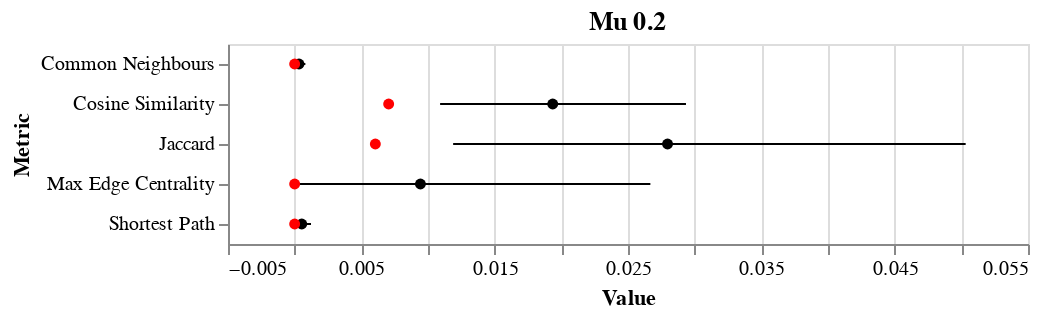
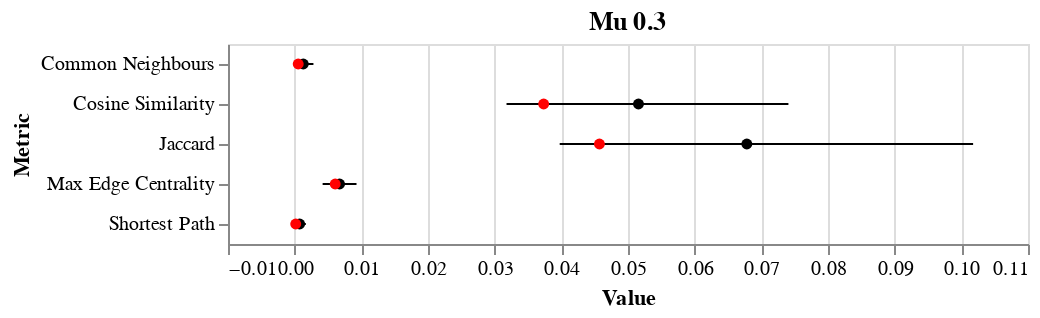
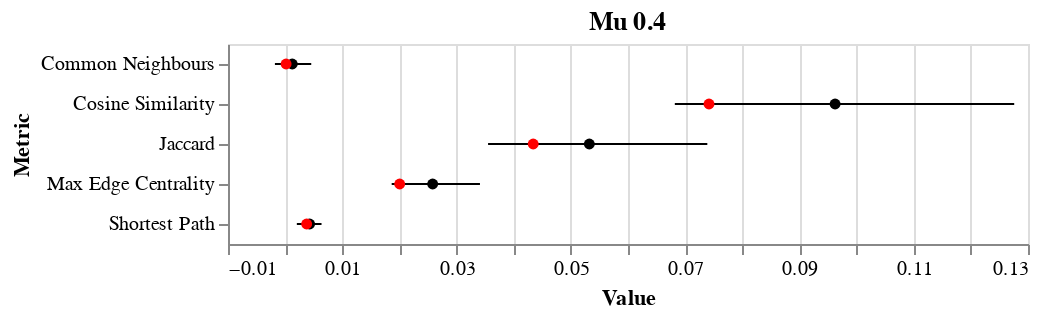

The notebook cell saved with these charts, in order:
### Code cell
for mu in [2, 3, 4]:
    accuracy = []
    balanced_accuracy = []
    mu_feature_importances = {'Metric': [], 'Value': []}
    for graph in [1, 2, 3, 4, 5]:
        with open('Community_Data/Louvain/Results/mu_0_{0}/graph_0{1}_pair/results'.format(mu, graph), 'rb') as f:
            results = pickle.load(f)
        perm_importances = results['Feature Importances']
        accuracy.append(np.mean(results['Accuracy Scores']))
        balanced_accuracy.append(np.mean(results['Balanced Accuracy Scores']))
        for feat, val in perm_importances.items():
            mu_feature_importances['Metric'].append(feat)
            mu_feature_importances['Value'].append(val)
    for graph in [1, 2, 3, 4, 5, 6, 7, 8, 9, 10, 11, 12, 13, 14, 15]:
        with open('Community_Data/Louvain/Results_Additional/mu_0_{0}/graph_0{1}_pair/results'.format(mu, graph), 'rb') as f:
            results = pickle.load(f)
        perm_importances = results['Feature Importances']
        accuracy.append(np.mean(results['Accuracy Scores']))
        balanced_accuracy.append(np.mean(results['Balanced Accuracy Scores']))
        for feat, val in perm_importances.items():
            mu_feature_importances['Metric'].append(feat)
            mu_feature_importances['Value'].append(val)
    mu_feature_importances = pd.DataFrame(data=mu_feature_importances)
    error_bars = alt.Chart(mu_feature_importances).mark_errorbar(extent='ci').encode(
      x=alt.X('Value:Q', scale=alt.Scale(zero=False)),
      y=alt.Y('Metric:N')
    )


    mean_points = alt.Chart(mu_feature_importances).mark_point(filled=True, color='black').encode(
      x=alt.X('Value:Q', aggregate='mean'),
      y=alt.Y('Metric:N'),
    )
    
    median_points = alt.Chart(mu_feature_importances).mark_point(filled=True, color='red').encode(
      x=alt.X('Value:Q', aggregate='median'),
      y=alt.Y('Metric:N'),
    )

    final_plot = (error_bars + mean_points + median_points).properties(
        title='Mu 0.{0}'.format(mu)
    )

    final_plot.display()
    
    print('Random forest accuracy for each graph:', list(np.around(accuracy, decimals=2)))
    print('')
    print('Random forest balanced accuracy for each graph:', list(np.around(accuracy, decimals=2)))

### Figure 1 — Vega-Lite specification as saved in the notebook (floating-point values rounded to 4 significant figures)
{"config": {"view": {"continuousWidth": 400, "continuousHeight": 300}}, "layer": [{"mark": {"type": "errorbar", "extent": "ci"}, "encoding": {"x": {"type": "quantitative", "field": "Value", "scale": {"zero": false}}, "y": {"type": "nominal", "field": "Metric"}}}, {"mark": {"type": "point", "color": "black", "filled": true}, "encoding": {"x": {"type": "quantitative", "aggregate": "mean", "field": "Value"}, "y": {"type": "nominal", "field": "Metric"}}}, {"mark": {"type": "point", "color": "red", "filled": true}, "encoding": {"x": {"type": "quantitative", "aggregate": "median", "field": "Value"}, "y": {"type": "nominal", "field": "Metric"}}}], "data": {"name": "data-c8bab6580b74d6b308c5dbde20f89aa4"}, "title": "Mu 0.2", "$schema": "https://vega.github.io/schema/vega-lite/v4.0.2.json", "datasets": {"data-c8bab6580b74d6b308c5dbde20f89aa4": [{"Metric": "Common Neighbours", "Value": -0.00343}, {"Metric": "Jaccard", "Value": 0.00048}, {"Metric": "Cosine Similarity", "Value": -0.00024}, {"Metric": "Shortest Path", "Value": 0.0}, {"Metric": "Max Edge Centrality", "Value": 0.0}, {"Metric": "Common Neighbours", "Value": 0.00102}, {"Metric": "Jaccard", "Value": 0.063}, {"Metric": "Cosine Similarity", "Value": 0.01686}, {"Metric": "Shortest Path", "Value": 0.00392}, {"Metric": "Max Edge Centrality", "Value": 0.00637}, {"Metric": "Common Neighbours", "Value": -0.00015}, {"Metric": "Jaccard", "Value": 0.00021}, {"Metric": "Cosine Similarity", "Value": 0.00523}, {"Metric": "Shortest Path", "Value": 0.00511}, {"Metric": "Max Edge Centrality", "Value": 0.0175}, {"Metric": "Common Neighbours", "Value": 0.0}, {"Metric": "Jaccard", "Value": 0.01613}, {"Metric": "Cosine Similarity", "Value": 0.03598}, {"Metric": "Shortest Path", "Value": 0.0}, {"Metric": "Max Edge Centrality", "Value": 0.0}, {"Metric": "Common Neighbours", "Value": 0.0}, {"Metric": "Jaccard", "Value": 0.188}, {"Metric": "Cosine Similarity", "Value": 0.06339}, {"Metric": "Shortest Path", "Value": 0.0}, {"Metric": "Max Edge Centrality", "Value": 0.00039}, {"Metric": "Common Neighbours", "Value": 0.00264}, {"Metric": "Jaccard", "Value": 0.0488}, {"Metric": "Cosine Similarity", "Value": 0.05423}, {"Metric": "Shortest Path", "Value": 4e-05}, {"Metric": "Max Edge Centrality", "Value": -0.0001}, {"Metric": "Common Neighbours", "Value": 0.0}, {"Metric": "Jaccard", "Value": 0.06852}, {"Metric": "Cosine Similarity", "Value": 0.06317}, {"Metric": "Shortest Path", "Value": 0.0}, {"Metric": "Max Edge Centrality", "Value": 0.0}, {"Metric": "Common Neighbours", "Value": 4e-05}, {"Metric": "Jaccard", "Value": 0.00128}, {"Metric": "Cosine Similarity", "Value": 0.00148}, {"Metric": "Shortest Path", "Value": 0.0}, {"Metric": "Max Edge Centrality", "Value": 0.0}, {"Metric": "Common Neighbours", "Value": 0.00144}, {"Metric": "Jaccard", "Value": 0.00323}, {"Metric": "Cosine Similarity", "Value": 0.00343}, {"Metric": "Shortest Path", "Value": 0.0}, {"Metric": "Max Edge Centrality", "Value": 0.00051}, {"Metric": "Common Neighbours", "Value": 0.00236}, {"Metric": "Jaccard", "Value": 0.03128}, {"Metric": "Cosine Similarity", "Value": 0.02173}, {"Metric": "Shortest Path", "Value": 0.00143}, {"Metric": "Max Edge Centrality", "Value": 0.1624}, {"Metric": "Common Neighbours", "Value": 0.0}, {"Metric": "Jaccard", "Value": 0.04524}, {"Metric": "Cosine Similarity", "Value": 0.03891}, {"Metric": "Shortest Path", "Value": 0.0}, {"Metric": "Max Edge Centrality", "Value": 0.0}, {"Metric": "Common Neighbours", "Value": 0.0}, {"Metric": "Jaccard", "Value": 0.006}, {"Metric": "Cosine Similarity", "Value": 0.00669}, {"Metric": "Shortest Path", "Value": 0.0}, {"Metric": "Max Edge Centrality", "Value": 0.0}, {"Metric": "Common Neighbours", "Value": 0.0}, {"Metric": "Jaccard", "Value": 0.0061}, {"Metric": "Cosine Similarity", "Value": 0.00054}, {"Metric": "Shortest Path", "Value": 0.0}, {"Metric": "Max Edge Centrality", "Value": 0.0}, {"Metric": "Common Neighbours", "Value": 0.0}, {"Metric": "Jaccard", "Value": 0.04616}, {"Metric": "Cosine Similarity", "Value": 0.04106}, {"Metric": "Shortest Path", "Value": 0.0}, {"Metric": "Max Edge Centrality", "Value": 0.0}, {"Metric": "Common Neighbours", "Value": 0.00183}, {"Metric": "Jaccard", "Value": 0.00111}, {"Metric": "Cosine Similarity", "Value": 0.0}, {"Metric": "Shortest Path", "Value": 0.0}, {"Metric": "Max Edge Centrality", "Value": 0.0}, {"Metric": "Common Neighbours", "Value": 0.0}, {"Metric": "Jaccard", "Value": 0.01553}, {"Metric": "Cosine Similarity", "Value": 0.01623}, {"Metric": "Shortest Path", "Value": 5e-05}, {"Metric": "Max Edge Centrality", "Value": 0.00028}, {"Metric": "Common Neighbours", "Value": 0.0}, {"Metric": "Jaccard", "Value": 0.002}, {"Metric": "Cosine Similarity", "Value": 0.002}, {"Metric": "Shortest Path", "Value": 0.0}, {"Metric": "Max Edge Centrality", "Value": 0.0002}, {"Metric": "Common Neighbours", "Value": 0.00072}, {"Metric": "Jaccard", "Value": 0.00505}, {"Metric": "Cosine Similarity", "Value": 0.00741}, {"Metric": "Shortest Path", "Value": 6e-05}, {"Metric": "Max Edge Centrality", "Value": 0.00107}, {"Metric": "Common Neighbours", "Value": 0.0}, {"Metric": "Jaccard", "Value": 0.00555}, {"Metric": "Cosine Similarity", "Value": 0.00425}, {"Metric": "Shortest Path", "Value": 0.0}, {"Metric": "Max Edge Centrality", "Value": 0.0}, {"Metric": "Common Neighbours", "Value": 0.0}, {"Metric": "Jaccard", "Value": 0.00569}, {"Metric": "Cosine Similarity", "Value": 0.00471}, {"Metric": "Shortest Path", "Value": 0.0}, {"Metric": "Max Edge Centrality", "Value": 0.0}]}}

### Figure 2 — Vega-Lite specification as saved in the notebook (floating-point values rounded to 4 significant figures)
{"config": {"view": {"continuousWidth": 400, "continuousHeight": 300}}, "layer": [{"mark": {"type": "errorbar", "extent": "ci"}, "encoding": {"x": {"type": "quantitative", "field": "Value", "scale": {"zero": false}}, "y": {"type": "nominal", "field": "Metric"}}}, {"mark": {"type": "point", "color": "black", "filled": true}, "encoding": {"x": {"type": "quantitative", "aggregate": "mean", "field": "Value"}, "y": {"type": "nominal", "field": "Metric"}}}, {"mark": {"type": "point", "color": "red", "filled": true}, "encoding": {"x": {"type": "quantitative", "aggregate": "median", "field": "Value"}, "y": {"type": "nominal", "field": "Metric"}}}], "data": {"name": "data-6183ce40d6d22400769b5c6acd8a4b80"}, "title": "Mu 0.3", "$schema": "https://vega.github.io/schema/vega-lite/v4.0.2.json", "datasets": {"data-6183ce40d6d22400769b5c6acd8a4b80": [{"Metric": "Common Neighbours", "Value": -0.00265}, {"Metric": "Jaccard", "Value": 0.155}, {"Metric": "Cosine Similarity", "Value": 0.00157}, {"Metric": "Shortest Path", "Value": 0.00011}, {"Metric": "Max Edge Centrality", "Value": 0.01246}, {"Metric": "Common Neighbours", "Value": -0.0002}, {"Metric": "Jaccard", "Value": 0.1592}, {"Metric": "Cosine Similarity", "Value": 0.1109}, {"Metric": "Shortest Path", "Value": -0.00373}, {"Metric": "Max Edge Centrality", "Value": -0.00074}, {"Metric": "Common Neighbours", "Value": 0.00292}, {"Metric": "Jaccard", "Value": 0.01127}, {"Metric": "Cosine Similarity", "Value": 0.2267}, {"Metric": "Shortest Path", "Value": 7e-05}, {"Metric": "Max Edge Centrality", "Value": 0.01827}, {"Metric": "Common Neighbours", "Value": 0.01096}, {"Metric": "Jaccard", "Value": 0.1046}, {"Metric": "Cosine Similarity", "Value": 0.0374}, {"Metric": "Shortest Path", "Value": 0.00021}, {"Metric": "Max Edge Centrality", "Value": 0.00552}, {"Metric": "Common Neighbours", "Value": 0.00126}, {"Metric": "Jaccard", "Value": 0.1013}, {"Metric": "Cosine Similarity", "Value": 0.1309}, {"Metric": "Shortest Path", "Value": 0.00058}, {"Metric": "Max Edge Centrality", "Value": -0.00027}, {"Metric": "Common Neighbours", "Value": 0.00456}, {"Metric": "Jaccard", "Value": 0.05801}, {"Metric": "Cosine Similarity", "Value": 0.05714}, {"Metric": "Shortest Path", "Value": 0.00646}, {"Metric": "Max Edge Centrality", "Value": 0.01811}, {"Metric": "Common Neighbours", "Value": -0.00054}, {"Metric": "Jaccard", "Value": 0.03854}, {"Metric": "Cosine Similarity", "Value": 0.06834}, {"Metric": "Shortest Path", "Value": 0.00318}, {"Metric": "Max Edge Centrality", "Value": 0.00678}, {"Metric": "Common Neighbours", "Value": -0.00093}, {"Metric": "Jaccard", "Value": -6e-05}, {"Metric": "Cosine Similarity", "Value": 0.04255}, {"Metric": "Shortest Path", "Value": -0.00044}, {"Metric": "Max Edge Centrality", "Value": 0.0119}, {"Metric": "Common Neighbours", "Value": 0.0}, {"Metric": "Jaccard", "Value": 0.01355}, {"Metric": "Cosine Similarity", "Value": 0.07381}, {"Metric": "Shortest Path", "Value": 0.00054}, {"Metric": "Max Edge Centrality", "Value": 0.01009}, {"Metric": "Common Neighbours", "Value": 0.004}, {"Metric": "Jaccard", "Value": 0.07424}, {"Metric": "Cosine Similarity", "Value": 0.05026}, {"Metric": "Shortest Path", "Value": 0.0005}, {"Metric": "Max Edge Centrality", "Value": 0.00231}, {"Metric": "Common Neighbours", "Value": 0.00162}, {"Metric": "Jaccard", "Value": 0.01827}, {"Metric": "Cosine Similarity", "Value": 0.0373}, {"Metric": "Shortest Path", "Value": 0.00018}, {"Metric": "Max Edge Centrality", "Value": 0.00664}, {"Metric": "Common Neighbours", "Value": 0.0}, {"Metric": "Jaccard", "Value": 0.01999}, {"Metric": "Cosine Similarity", "Value": 0.03283}, {"Metric": "Shortest Path", "Value": 0.0}, {"Metric": "Max Edge Centrality", "Value": 0.00169}, {"Metric": "Common Neighbours", "Value": -0.00077}, {"Metric": "Jaccard", "Value": 0.2981}, {"Metric": "Cosine Similarity", "Value": 0.00632}, {"Metric": "Shortest Path", "Value": -0.0003}, {"Metric": "Max Edge Centrality", "Value": 0.00313}, {"Metric": "Common Neighbours", "Value": 0.00416}, {"Metric": "Jaccard", "Value": 0.04984}, {"Metric": "Cosine Similarity", "Value": 0.03401}, {"Metric": "Shortest Path", "Value": 0.0}, {"Metric": "Max Edge Centrality", "Value": 0.01257}, {"Metric": "Common Neighbours", "Value": 0.00046}, {"Metric": "Jaccard", "Value": 0.00167}, {"Metric": "Cosine Similarity", "Value": 0.01485}, {"Metric": "Shortest Path", "Value": 0.00242}, {"Metric": "Max Edge Centrality", "Value": 0.00084}, {"Metric": "Common Neighbours", "Value": 0.0}, {"Metric": "Jaccard", "Value": 0.01153}, {"Metric": "Cosine Similarity", "Value": 0.05337}, {"Metric": "Shortest Path", "Value": 1e-05}, {"Metric": "Max Edge Centrality", "Value": 0.01359}, {"Metric": "Common Neighbours", "Value": -0.00119}, {"Metric": "Jaccard", "Value": 0.00255}, {"Metric": "Cosine Similarity", "Value": 0.00696}, {"Metric": "Shortest Path", "Value": 0.00013}, {"Metric": "Max Edge Centrality", "Value": 0.00426}, {"Metric": "Common Neighbours", "Value": 0.00088}, {"Metric": "Jaccard", "Value": 0.07861}, {"Metric": "Cosine Similarity", "Value": 0.01641}, {"Metric": "Shortest Path", "Value": 0.00329}, {"Metric": "Max Edge Centrality", "Value": 0.00826}, {"Metric": "Common Neighbours", "Value": 0.0006}, {"Metric": "Jaccard", "Value": 0.1186}, {"Metric": "Cosine Similarity", "Value": 0.00737}, {"Metric": "Shortest Path", "Value": 0.0}, {"Metric": "Max Edge Centrality", "Value": 0.0}, {"Metric": "Common Neighbours", "Value": 0.00073}, {"Metric": "Jaccard", "Value": 0.04159}, {"Metric": "Cosine Similarity", "Value": 0.02245}, {"Metric": "Shortest Path", "Value": 0.00174}, {"Metric": "Max Edge Centrality", "Value": -0.0007}]}}

### Figure 3 — Vega-Lite specification as saved in the notebook (floating-point values rounded to 4 significant figures)
{"config": {"view": {"continuousWidth": 400, "continuousHeight": 300}}, "layer": [{"mark": {"type": "errorbar", "extent": "ci"}, "encoding": {"x": {"type": "quantitative", "field": "Value", "scale": {"zero": false}}, "y": {"type": "nominal", "field": "Metric"}}}, {"mark": {"type": "point", "color": "black", "filled": true}, "encoding": {"x": {"type": "quantitative", "aggregate": "mean", "field": "Value"}, "y": {"type": "nominal", "field": "Metric"}}}, {"mark": {"type": "point", "color": "red", "filled": true}, "encoding": {"x": {"type": "quantitative", "aggregate": "median", "field": "Value"}, "y": {"type": "nominal", "field": "Metric"}}}], "data": {"name": "data-cbc0b9b0ad9b050145dd57536cb07009"}, "title": "Mu 0.4", "$schema": "https://vega.github.io/schema/vega-lite/v4.0.2.json", "datasets": {"data-cbc0b9b0ad9b050145dd57536cb07009": [{"Metric": "Common Neighbours", "Value": 0.001985}, {"Metric": "Jaccard", "Value": 0.03189}, {"Metric": "Cosine Similarity", "Value": 0.03691}, {"Metric": "Shortest Path", "Value": -0.006372}, {"Metric": "Max Edge Centrality", "Value": 0.04647}, {"Metric": "Common Neighbours", "Value": 0.02055}, {"Metric": "Jaccard", "Value": 0.1145}, {"Metric": "Cosine Similarity", "Value": 0.209}, {"Metric": "Shortest Path", "Value": 0.01082}, {"Metric": "Max Edge Centrality", "Value": 0.02278}, {"Metric": "Common Neighbours", "Value": 0.004259}, {"Metric": "Jaccard", "Value": 0.0189}, {"Metric": "Cosine Similarity", "Value": 0.2436}, {"Metric": "Shortest Path", "Value": 0.005171}, {"Metric": "Max Edge Centrality", "Value": 0.08098}, {"Metric": "Common Neighbours", "Value": -0.000858}, {"Metric": "Jaccard", "Value": 0.09275}, {"Metric": "Cosine Similarity", "Value": 0.1678}, {"Metric": "Shortest Path", "Value": 0.002775}, {"Metric": "Max Edge Centrality", "Value": 0.02415}, {"Metric": "Common Neighbours", "Value": 0.01287}, {"Metric": "Jaccard", "Value": 0.03744}, {"Metric": "Cosine Similarity", "Value": 0.04663}, {"Metric": "Shortest Path", "Value": 0.003594}, {"Metric": "Max Edge Centrality", "Value": 0.01724}, {"Metric": "Common Neighbours", "Value": -0.00036}, {"Metric": "Jaccard", "Value": 0.04688}, {"Metric": "Cosine Similarity", "Value": 0.01883}, {"Metric": "Shortest Path", "Value": 0.0034}, {"Metric": "Max Edge Centrality", "Value": 0.03954}, {"Metric": "Common Neighbours", "Value": 0.00102}, {"Metric": "Jaccard", "Value": 0.03005}, {"Metric": "Cosine Similarity", "Value": 0.03214}, {"Metric": "Shortest Path", "Value": -0.00235}, {"Metric": "Max Edge Centrality", "Value": 0.01172}, {"Metric": "Common Neighbours", "Value": -0.00131}, {"Metric": "Jaccard", "Value": 0.0817}, {"Metric": "Cosine Similarity", "Value": 0.04789}, {"Metric": "Shortest Path", "Value": 0.00873}, {"Metric": "Max Edge Centrality", "Value": 0.00802}, {"Metric": "Common Neighbours", "Value": -0.00446}, {"Metric": "Jaccard", "Value": 0.00664}, {"Metric": "Cosine Similarity", "Value": 0.07765}, {"Metric": "Shortest Path", "Value": -0.00588}, {"Metric": "Max Edge Centrality", "Value": 0.00107}, {"Metric": "Common Neighbours", "Value": -0.00106}, {"Metric": "Jaccard", "Value": 0.05056}, {"Metric": "Cosine Similarity", "Value": 0.05699}, {"Metric": "Shortest Path", "Value": 0.00852}, {"Metric": "Max Edge Centrality", "Value": 0.01538}, {"Metric": "Common Neighbours", "Value": 0.00167}, {"Metric": "Jaccard", "Value": 0.1857}, {"Metric": "Cosine Similarity", "Value": 0.00195}, {"Metric": "Shortest Path", "Value": 0.00295}, {"Metric": "Max Edge Centrality", "Value": 0.03015}, {"Metric": "Common Neighbours", "Value": -0.01073}, {"Metric": "Jaccard", "Value": 0.1068}, {"Metric": "Cosine Similarity", "Value": 0.09819}, {"Metric": "Shortest Path", "Value": 0.00331}, {"Metric": "Max Edge Centrality", "Value": 0.01527}, {"Metric": "Common Neighbours", "Value": -0.00392}, {"Metric": "Jaccard", "Value": 0.0487}, {"Metric": "Cosine Similarity", "Value": 0.1209}, {"Metric": "Shortest Path", "Value": 0.0015}, {"Metric": "Max Edge Centrality", "Value": 0.01627}, {"Metric": "Common Neighbours", "Value": 0.01191}, {"Metric": "Jaccard", "Value": 0.07016}, {"Metric": "Cosine Similarity", "Value": 0.1585}, {"Metric": "Shortest Path", "Value": 0.00393}, {"Metric": "Max Edge Centrality", "Value": 0.02026}, {"Metric": "Common Neighbours", "Value": -0.00097}, {"Metric": "Jaccard", "Value": 0.00962}, {"Metric": "Cosine Similarity", "Value": 0.1001}, {"Metric": "Shortest Path", "Value": 0.01314}, {"Metric": "Max Edge Centrality", "Value": 0.01983}, {"Metric": "Common Neighbours", "Value": -0.01169}, {"Metric": "Jaccard", "Value": 0.06143}, {"Metric": "Cosine Similarity", "Value": 0.1429}, {"Metric": "Shortest Path", "Value": 0.00922}, {"Metric": "Max Edge Centrality", "Value": 0.03218}, {"Metric": "Common Neighbours", "Value": 0.00149}, {"Metric": "Jaccard", "Value": -0.00137}, {"Metric": "Cosine Similarity", "Value": 0.03794}, {"Metric": "Shortest Path", "Value": 0.00311}, {"Metric": "Max Edge Centrality", "Value": 0.02725}, {"Metric": "Common Neighbours", "Value": 0.00541}, {"Metric": "Jaccard", "Value": 0.0107}, {"Metric": "Cosine Similarity", "Value": 0.03524}, {"Metric": "Shortest Path", "Value": 0.00719}, {"Metric": "Max Edge Centrality", "Value": 0.05967}, {"Metric": "Common Neighbours", "Value": -0.00158}, {"Metric": "Jaccard", "Value": 0.03994}, {"Metric": "Cosine Similarity", "Value": 0.0707}, {"Metric": "Shortest Path", "Value": 0.00462}, {"Metric": "Max Edge Centrality", "Value": 0.01264}, {"Metric": "Common Neighbours", "Value": 0.00069}, {"Metric": "Jaccard", "Value": 0.02166}, {"Metric": "Cosine Similarity", "Value": 0.2208}, {"Metric": "Shortest Path", "Value": 0.00824}, {"Metric": "Max Edge Centrality", "Value": 0.01539}]}}
